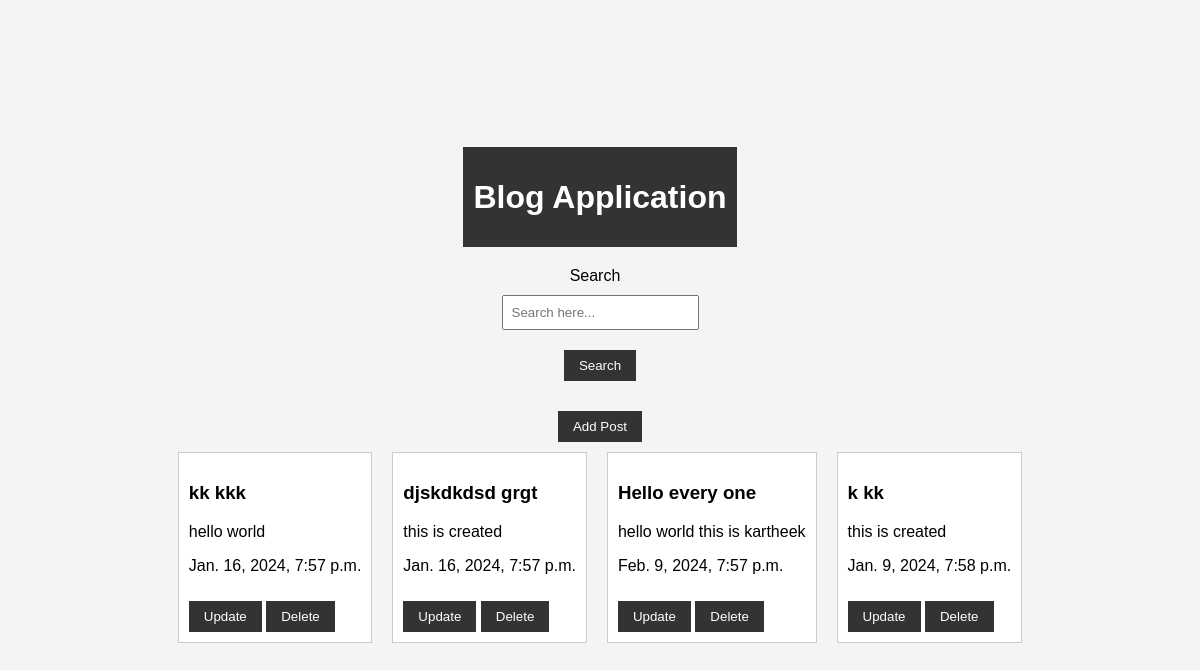
The page / on the database its author committed.
### example1/models.py (models this page shows, shortened)
class Blog(models.Model):
    name=models.CharField(max_length=50)
    description=models.TextField()
    date=models.DateTimeField()

### example1/views.py (the view)
# urls.py: path('',Home,name='Home'),
def Home(request):
    post=Blog.objects.all()
    return render(request,'base.html',{'post':post})

### templates/base.html (shortened to what this page needs)
{% load static %}
<!DOCTYPE html>
<html lang="en">
<head>
    <link rel="stylesheet" href="{% static 'style.css' %}">
</head>
<body>
    <header>
        <h1>Blog Application</h1>
    </header>
    <form action="search" method="get" role="search">
        <label for="search">Search</label>
        <input type="search" name="q" id="search" placeholder="Search here...">
        <button type="submit">Search</button>
    </form>
    <div>
        <button type="submit">
            <a href="blog">Add Post</a>
        </button>
    </div>
    {% block content %}
        <div class="task-list">
            {% for task in post %}
                <div class="task-item">
                    <h3>{{ task.name }}</h3>
                    <p>{{ task.description }}</p>
                    <p>{{ task.date }}</p>
                    <button type="submit">
                        <a href="update/{{ task.id }}">Update</a>
                    </button>
                    <button type="submit">
                        <a href="delete/{{ task.id }}">Delete</a>
                    </button>
                </div>
            {% endfor %}
        </div>
    {% endblock content %}
</body>
</html>

### static/style.css (style rules this page uses)
body { font-family: 'Arial', sans-serif; margin: 0; padding: 0; background-color: #f4f4f4; }
header { text-align: center; background-color: #333; color: #fff; padding: 10px; }
form { display: inline-block; }
label { margin-right: 10px; }
input { padding: 5px; }
button { padding: 5px 10px; background-color: #333; color: #fff; border: none; cursor: pointer; }
button a { text-decoration: none; color: #fff; }
.task-list { display: flex; flex-wrap: wrap; }
.task-item { border: 1px solid #ccc; padding: 10px; margin: 10px; background-color: #fff; }

### templates/base.html (style rules this page uses)
body { display: flex; flex-direction: column; align-items: center; justify-content: center; height: 100vh; margin: 0; font-family: 'Arial', sans-serif; }
header { text-align: center; margin-bottom: 20px; }
form { display: flex; flex-direction: column; align-items: center; margin-bottom: 20px; }
label { margin-bottom: 10px; }
input { padding: 8px; margin-bottom: 10px; }
button { padding: 8px 15px; background-color: #333; color: #fff; border: none; cursor: pointer; margin-top: 10px; }
button a { text-decoration: none; color: #fff; }
.task-list { display: flex; flex-wrap: wrap; justify-content: center; }
.task-item { border: 1px solid #ccc; padding: 10px; margin: 10px; background-color: #fff; }

### rows shown on the page
Blog: name "kk kkk", description "hello world", date "Jan. 16, 2024, 7:57 p.m."
Blog: name "djskdkdsd grgt", description "this is created", date "Jan. 16, 2024, 7:57 p.m."
Blog: name "Hello every one", description "hello world this is kartheek", date "Feb. 9, 2024, 7:57 p.m."
Blog: name "k kk", description "this is created", date "Jan. 9, 2024, 7:58 p.m."
